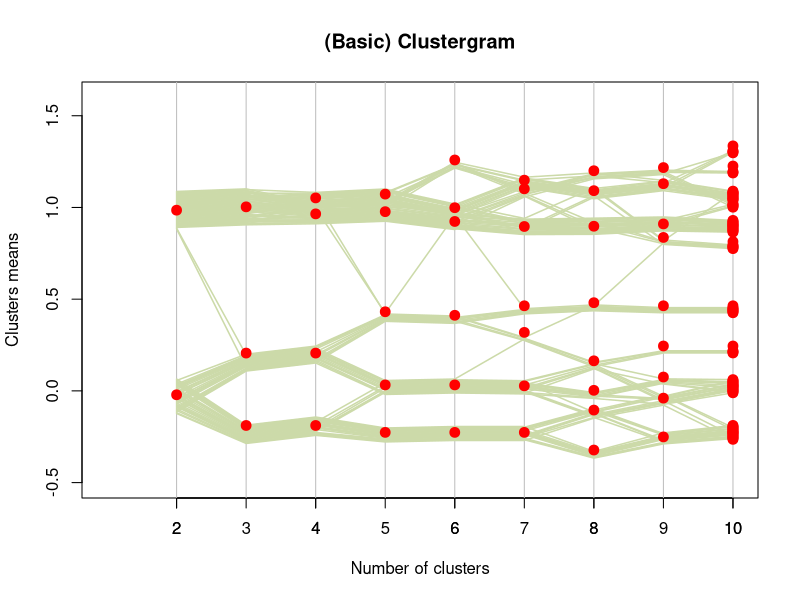

The R script that drew this image:
set.seed(100)
Data <- rbind(matrix(rnorm(100, sd = 0.3), ncol = 2),
	matrix(rnorm(100, mean = 1, sd = 0.3), ncol = 2))
colnames(Data) <- c("x", "y")

# noise <- runif(100,0,.05)
line.width <- rep(.004, dim(Data)[1])
Y <- NULL
X <- NULL
k.range <- 2:10

plot(0,0, col = "white", xlim = c(1,10), ylim = c(-.5,1.6),
	xlab = "Number of clusters", ylab = "Clusters means", main = "(Basic) Clustergram")
axis(side =1, at = k.range)
abline(v = k.range, col = "grey")

centers.points <- list()

for(k in k.range)
{
	cl <- kmeans(Data, k)

	clusters.vec <- cl$cluster
	the.centers <- apply(cl$centers,1, mean)

	noise <- unlist(tapply(line.width, clusters.vec, cumsum))[order(seq_along(clusters.vec)[order(clusters.vec)])]  
	noise <- noise - mean(range(noise))
	y <- the.centers[clusters.vec] + noise
	Y <- cbind(Y, y)
	x <- rep(k, length(y))
	X <- cbind(X, x)

	centers.points[[k]] <- data.frame(y = the.centers , x = rep(k , k)) 
	#   points(the.centers ~ rep(k , k), pch = 19, co
}	

require(colorspace)
COL <- rainbow <- hcl(100)
matlines(t(X), t(Y), pch = 19, col = COL, lty = 1, lwd = 1.5)

# add points
lapply(centers.points, function(xx) {with(xx,points(y~x, pch = 19, col = "red", cex = 1.3))})

